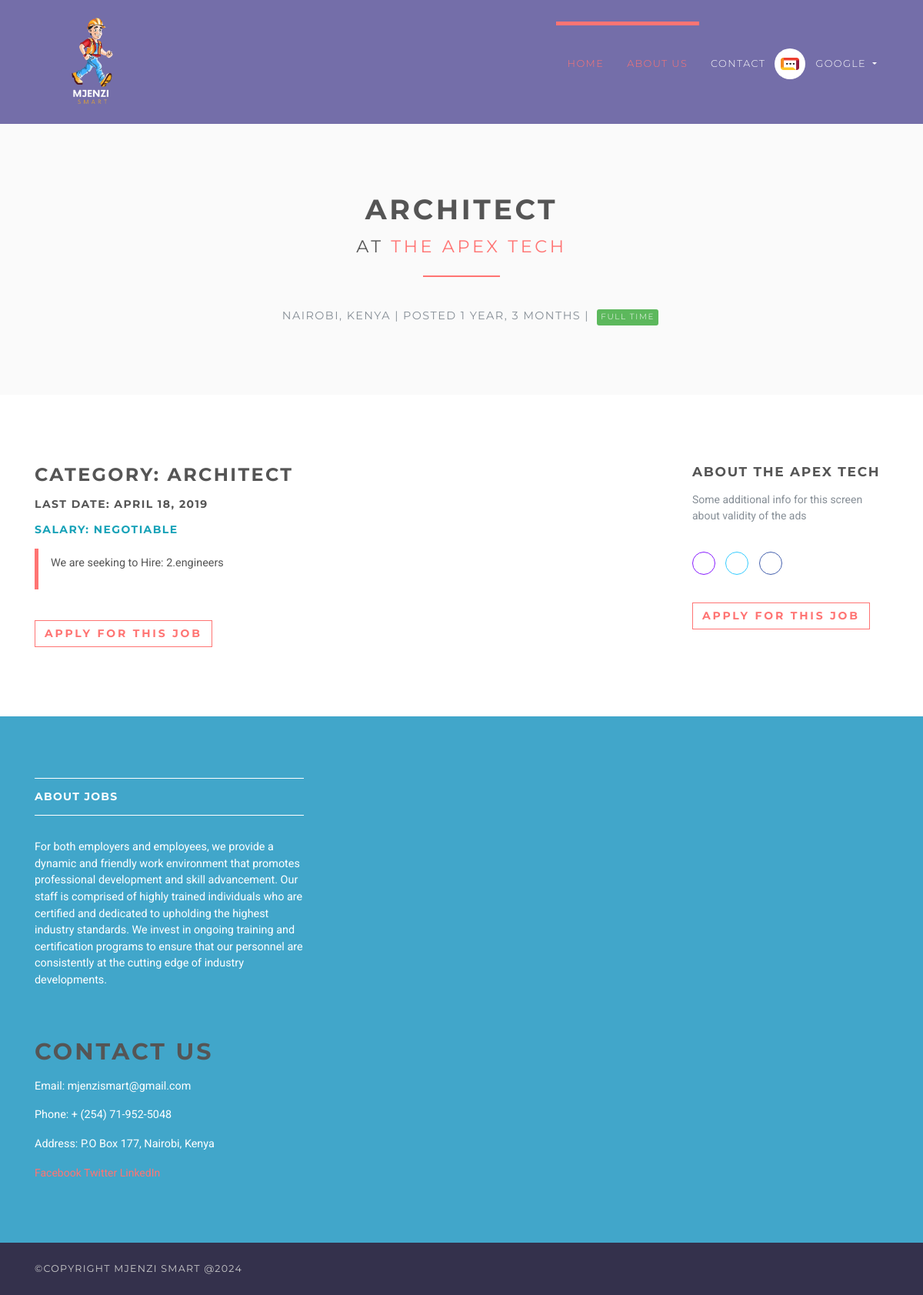
Screenshot of /jobs/1 (signed in) with the database file from the repository.
### accounts/models.py (models this page shows, shortened)
class User(AbstractUser):
    username = None
    role = models.CharField(max_length=12, error_messages={
        'required': "Role must be provided"
    })
    gender = models.CharField(max_length=10, blank=True, null=True, default="")
    email = models.EmailField(unique=True, blank=False,
                              error_messages={
                                  'unique': "A user with that email already exists.",
                              })
    USERNAME_FIELD = "email"
    REQUIRED_FIELDS = []
    objects = UserManager()

### jobsapp/models.py (models this page shows, shortened)
class Job(models.Model):
    user = models.ForeignKey(User, on_delete=models.CASCADE)
    title = models.CharField(max_length=300)
    description = models.TextField()
    location = models.CharField(max_length=150)
    type = models.CharField(choices=JOB_TYPE, max_length=10)
    category = models.CharField(max_length=100)
    last_date = models.DateTimeField()
    company_name = models.CharField(max_length=100)
    company_description = models.CharField(max_length=300)
    website = models.CharField(max_length=100, default="")
    created_at = models.DateTimeField(default=timezone.now)
    filled = models.BooleanField(default=False)

### jobsapp/views/home.py (the view)
# urls.py: path('jobs/<int:id>', JobDetailsView.as_view(), name='jobs-detail'),
class JobDetailsView(DetailView):
    model = Job
    template_name = 'jobs/details.html'
    context_object_name = 'job'
    pk_url_kwarg = 'id'
    def get_object(self, queryset=None):
        obj = super(JobDetailsView, self).get_object(queryset=queryset)
        if obj is None:
            raise Http404("Job doesn't exists")
        return obj
    def get(self, request, *args, **kwargs):
        try:
            self.object = self.get_object()
        except Http404:
            raise Http404("Job doesn't exists")
        context = self.get_context_data(object=self.object)
        return self.render_to_response(context)

### jobsapp/templatetags/is_already_applied.py (called while the page is built)
@register.simple_tag(name='is_already_applied')
def is_already_applied(job, user):
    applied = Applicant.objects.filter(job=job, user=user)
    if applied:
        return True
    else:
        return False

### templates/jobs/details.html (shortened to what this page needs)
{% extends 'base.html' %}
{% load static %}
{% load is_already_applied %}
{% block content %}
    <section class="bg-light-gray">
        <div class="container">
            <h1 class="heading">{{ job.title }}<br>
                <small>at <a href="#"> {{ job.company_name }}</a></small>
            </h1>
            <div class="job-detail-description"><i class="fa fa-map-marker job__location"> </i>
                {{ job.location }} | Posted {{ job.created_at|timesince }} |
                {% if job.type == '1' %}
                    <span class="badge featured-badge badge-success">Full time</span>
                {% elif job.type == '2' %}
                    <span class="badge featured-badge badge-primary">Part time</span>
                {% else %}
                    <span style="color: #ffffff;" class="badge featured-badge badge-warning">Internship</span>
                {% endif %}
            </div>
        </div>
    </section>
    <section>
        <div class="container">
            <div class="row">
                <div class="col-lg-8">
                    <h3>Category: {{ job.category }}</h3>
                    <h5>Last date: {{ job.last_date|date }}</h5>
                    <h5 class="text-info">Salary: Negotiable</h5>
                    <blockquote class="blockquote">
                        <p>{{ job.description }}</p>
                    </blockquote>
                    <div class="job-detail__apply-bottom">
                        {% if request.user.is_authenticated %}
                            {% is_already_applied job request.user as is_applied %}
                            {% if is_applied %}
                                <input type="button" class="btn btn-outline-white-primary" value="Already applied"/>
                            {% else %}
                                <form action="{% url 'jobs:apply-job' job.id %}" method="post">
                                    <input type="submit" class="btn btn-outline-white-primary"
                                           value="Apply for this job"/>
                                </form>
                            {% endif %}
                        {% endif %}
                    </div>
                </div>
                <div class="col-lg-1"></div>
                <div class="col-lg-3">
                    <h4>About {{ job.company_name }}</h4>
                    <p class="job-detail__company-description">{{ job.company_description }}</p>
                    <p class="job-detail__social social social--outline">
                        <a href="{{ job.website }}" data-toggle="tooltip" data-placement="top" title="Website"
                           class="link">
                            <i class="fa fa-link"></i>
                        </a>
                        <a href="#" data-toggle="tooltip" data-placement="top" title="Twitter" class="twitter">
                            <i class="fa fa-twitter"></i>
                        </a>
                        <a href="#" data-toggle="tooltip" data-placement="top" title="Facebook" class="facebook">
                            <i class="fa fa-facebook"></i>
                        </a>
                    </p>
                    <div class="job-detail__apply-top">
                        {% if is_applied %}
                            <input type="button" class="btn btn-outline-white-primary" value="Already applied"/>
                        {% else %}
                            <form action="{% url 'jobs:apply-job' job.id %}" method="post">
                                <input type="submit" class="btn btn-outline-white-primary" value="Apply for this job"/>
                            </form>
                        {% endif %}
                    </div>
                </div>
            </div>
        </div>
    </section>
{% endblock %}

### templates/base.html (shortened to what this page needs)
{% load static %}
<!DOCTYPE html>
<html>
<head>
    <link rel="stylesheet"
          href="{% static 'vendor/bootstrap/css/bootstrap.min.css' %}">
    <link rel="stylesheet"
          href="{% static 'vendor/font-awesome/css/font-awesome.min.css' %}">
    <link rel="stylesheet"
          href="{% static 'vendor/owl.carousel/assets/owl.carousel.css' %}">
    <link rel="stylesheet"
          href="{% static 'vendor/owl.carousel/assets/owl.theme.default.css' %}">
    <link rel="stylesheet" href="{% static 'css/style.default.css' %}"
          id="theme-stylesheet">
    <link rel="stylesheet" href="{% static 'css/custom.css' %}">
</head>
<body>
<header class="header">
    <nav class="navbar navbar-expand-lg">
        <div class="container">
            <a href="/" class="navbar-brand">
                <img src="{% static 'img/compter copy.png' %}" width="30%" height="auto" ><alt="logo" class="d-none d-lg-block">
            </a>
            <div id="navbarSupportedContent" class="collapse navbar-collapse">
                <ul class="navbar-nav ml-auto">
                    <li class="nav-item active">
                        <a href="/" class="nav-link">Home <span class="sr-only">(current)</span></a>
                    </li>
                    <li class="nav-item active">
                        <a href="" class="nav-link">About Us <span class="sr-only">(About)</span></a>
                    </li>
                    <li class="nav-item">
                        <a href="#" class="nav-link">Contact</a>
                    </li>
                    {% if request.user.is_authenticated and request.user.role == 'employer' %}
                        <li class="nav-item dropdown">
                            <a id="clientZone" href="#" data-toggle="dropdown"
                               aria-haspopup="true" aria-expanded="false"
                               class="nav-link dropdown-toggle has-img mb-3 mb-lg-0 mt-3 mt-lg-0">
                                <div class="client-menu-image">
                                    <div class="inner">
                                        <img src="{% static 'img/company-1.png' %}"
                                             alt="company image"
                                             class="img-fluid">
                                    </div>
                                </div>
                                {% if request.user.role == 'employee' %}
                                    {{ request.user.first_name }} {{ request.user.last_name }}
                                {% else %}
                                    {{ request.user.first_name }}
                                {% endif %}
                            </a>
                        </li>
                    {% endif %}
                </ul>
            </div>
        </div>
    </nav>
</header>
<div>
    {% block content %} {% endblock %}
</div>
<footer class="footer">
    <div class="footer__block">
        <div class="container">
            <div class="row">
                <div class="col-lg-4 col-md-12 mb-5">
                    <h4 class="h5">About Jobs</h4>
                    <p> For both employers and employees, we provide a dynamic and friendly work environment that promotes professional
                        development and skill advancement. Our staff is comprised of
                        highly trained individuals who are certified and dedicated to upholding the highest
                        industry standards. We invest in ongoing training and certification programs to ensure that our personnel are consistently at the
                         cutting edge of industry developments. </p>
                </div>
            </div>
            <div class="footer-content">
                <div class="block">
                    <h2>Contact Us</h4>
                    <p>Email: <a href="mjenzismart@gmail.com">mjenzismart@gmail.com</a></p>
                    <p>Phone: <a href="tel:+254719525048">+ (254) 71-952-5048</a></p>
                    <p>Address: P.O Box 177, Nairobi, Kenya</p>
                    <div class="social-media">
                    <a href="https://facebook.com" target="_blank">Facebook</a>
                    <a href="https://twitter.com" target="_blank">Twitter</a>
                    <a href="https://linkedin.com" target="_blank">LinkedIn</a>
                </div>
                </div>
            </div>
        </div>
    </div>
    <div class="footer__copyright">
        <div class="container">
            <div class="row">
                <div class="col-md-6 text-md-left text-center">
                    <p>&copy;Copyright Mjenzi Smart @2024</p>
                </div>
            </div>
        </div>
    </div>
</footer>
</body>
</html>

### rows the page displays
User: user.first_name "GOOGLE"
Job: title "ARCHITECT", company_name "THE APEX TECH", location "NAIROBI, KENYA", created_at "1 YEAR, 3 MONTHS", category "ARCHITECT", last_date "APRIL 18, 2019", description "We are seeking to Hire: 2.engineers", company_description "Some additional info for this screen about validity of the ads"
